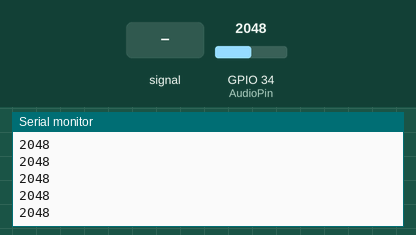
Recording of a sketch running on a simulated ESP32. Parts: the last lines printed to the serial monitor. The test bench sets the inputs (shaded band); at power-on: GPIO 34 (AudioPin) = 2048.

Above: at 1.2 s.
1.3 s: GPIO 34 (AudioPin) fed a 200 Hz sine of ±327 counts around its level
At 1.31 s:
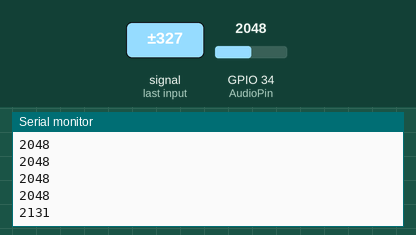
2.8 s: GPIO 34 (AudioPin) set to 2866
At 2.81 s:
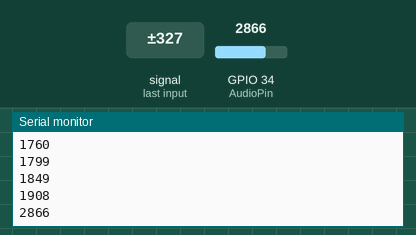
4.3 s: GPIO 34 (AudioPin) fed a 1000 Hz sine of ±1023 counts around its level
At 4.31 s:
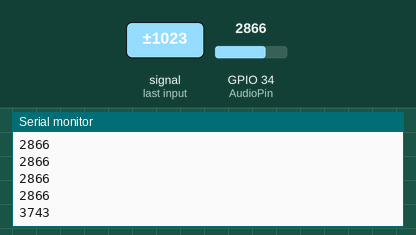
5.8 s: GPIO 34 (AudioPin) set to 3603
At 5.81 s:
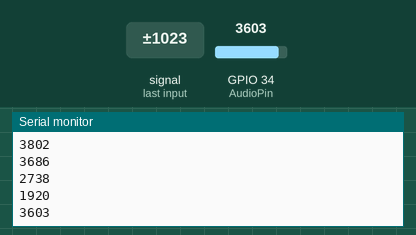
Timing chart, 0 to 8.3 s (numbered marks = the images above; inputs shaded):
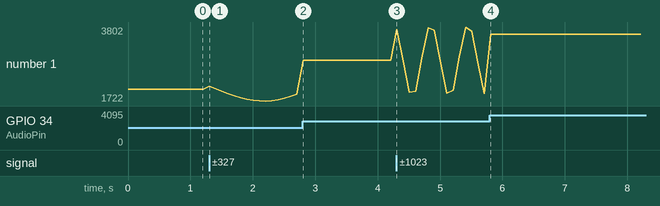

Measured:
- after the input at 1.3 s, the serial monitor: prints a new line at once (image 1)
- after the input at 2.8 s, the serial monitor: prints a new line at once (image 2)
- after the input at 4.3 s, the serial monitor: prints a new line at once (image 3)
- after the input at 5.8 s, the serial monitor: prints a new line at once (image 4)
- plotted number 1: 2048 → 1908 after the input at 1.3 s, 1908 → 2866 after the input at 2.8 s, 2866 → 1920 after the input at 4.3 s, 1920 → 3603 after the input at 5.8 s

The sketch:

411_project_Sound.ino
```cpp
/*
  modified on Sep 8, 2020
  Modified by MohammedDamirchi from Arduino Examples
  Home
*/
const int AudioPin = 34;

// the setup routine runs once when you press reset:
void setup() {
  // initialize serial communication at 9600 bits per second:
  Serial.begin(115200);
}

// the loop routine runs over and over again forever:
void loop() {
  // read the input on analog pin 0:
  int sensorValue = analogRead(AudioPin);
  // print out the value you read:
  Serial.println(sensorValue);
  delay(100);
  }
```
